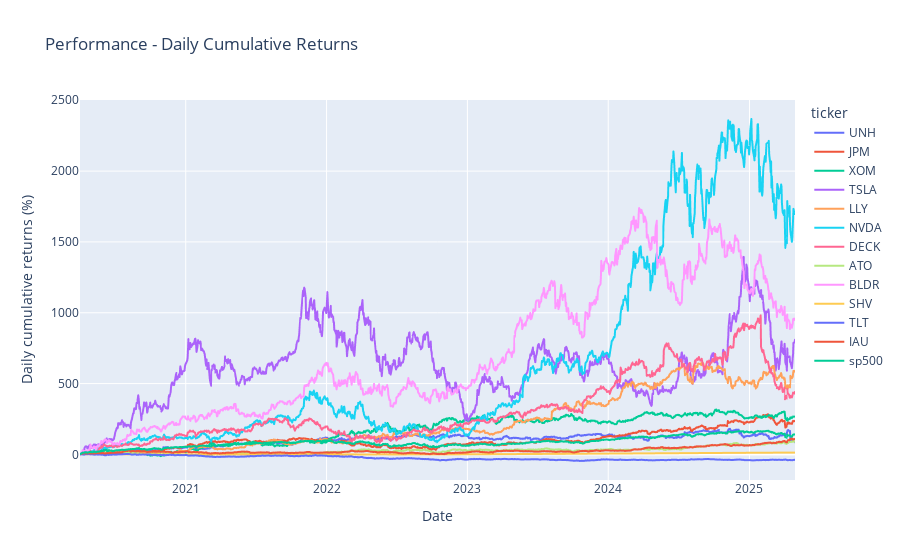

Notebook source saved alongside this figure:
### Code cell
fig = px.line(df2, x='Date',
              y='cum_return_pct', color='ticker',
              title='Performance - Daily Cumulative Returns',   
              labels={'cum_return_pct':'Daily cumulative returns (%)', })
fig.show()

### Figure 1 — Plotly figure (JSON) as saved in the notebook; plotly's stock layout.template omitted (floating-point values rounded to 4 significant figures; data arrays with more than 128 entries replaced by an {"elided": "..."} marker saying what was removed)
{"data": [{"hovertemplate": "ticker=UNH<br>Date=%{x}<br>Daily cumulative returns (%)=%{y}<extra></extra>", "legendgroup": "UNH", "line": {"color": "#636efa", "dash": "solid"}, "marker": {"symbol": "circle"}, "mode": "lines", "name": "UNH", "showlegend": true, "type": "scattergl", "x": {"elided": "1275 str values"}, "xaxis": "x", "y": {"elided": "1275 float values"}, "yaxis": "y"}, {"hovertemplate": "ticker=JPM<br>Date=%{x}<br>Daily cumulative returns (%)=%{y}<extra></extra>", "legendgroup": "JPM", "line": {"color": "#EF553B", "dash": "solid"}, "marker": {"symbol": "circle"}, "mode": "lines", "name": "JPM", "showlegend": true, "type": "scattergl", "x": {"elided": "1275 str values"}, "xaxis": "x", "y": {"elided": "1275 float values"}, "yaxis": "y"}, {"hovertemplate": "ticker=XOM<br>Date=%{x}<br>Daily cumulative returns (%)=%{y}<extra></extra>", "legendgroup": "XOM", "line": {"color": "#00cc96", "dash": "solid"}, "marker": {"symbol": "circle"}, "mode": "lines", "name": "XOM", "showlegend": true, "type": "scattergl", "x": {"elided": "1275 str values"}, "xaxis": "x", "y": {"elided": "1275 float values"}, "yaxis": "y"}, {"hovertemplate": "ticker=TSLA<br>Date=%{x}<br>Daily cumulative returns (%)=%{y}<extra></extra>", "legendgroup": "TSLA", "line": {"color": "#ab63fa", "dash": "solid"}, "marker": {"symbol": "circle"}, "mode": "lines", "name": "TSLA", "showlegend": true, "type": "scattergl", "x": {"elided": "1275 str values"}, "xaxis": "x", "y": {"elided": "1275 float values"}, "yaxis": "y"}, {"hovertemplate": "ticker=LLY<br>Date=%{x}<br>Daily cumulative returns (%)=%{y}<extra></extra>", "legendgroup": "LLY", "line": {"color": "#FFA15A", "dash": "solid"}, "marker": {"symbol": "circle"}, "mode": "lines", "name": "LLY", "showlegend": true, "type": "scattergl", "x": {"elided": "1275 str values"}, "xaxis": "x", "y": {"elided": "1275 float values"}, "yaxis": "y"}, {"hovertemplate": "ticker=NVDA<br>Date=%{x}<br>Daily cumulative returns (%)=%{y}<extra></extra>", "legendgroup": "NVDA", "line": {"color": "#19d3f3", "dash": "solid"}, "marker": {"symbol": "circle"}, "mode": "lines", "name": "NVDA", "showlegend": true, "type": "scattergl", "x": {"elided": "1275 str values"}, "xaxis": "x", "y": {"elided": "1275 float values"}, "yaxis": "y"}, {"hovertemplate": "ticker=DECK<br>Date=%{x}<br>Daily cumulative returns (%)=%{y}<extra></extra>", "legendgroup": "DECK", "line": {"color": "#FF6692", "dash": "solid"}, "marker": {"symbol": "circle"}, "mode": "lines", "name": "DECK", "showlegend": true, "type": "scattergl", "x": {"elided": "1275 str values"}, "xaxis": "x", "y": {"elided": "1275 float values"}, "yaxis": "y"}, {"hovertemplate": "ticker=ATO<br>Date=%{x}<br>Daily cumulative returns (%)=%{y}<extra></extra>", "legendgroup": "ATO", "line": {"color": "#B6E880", "dash": "solid"}, "marker": {"symbol": "circle"}, "mode": "lines", "name": "ATO", "showlegend": true, "type": "scattergl", "x": {"elided": "1275 str values"}, "xaxis": "x", "y": {"elided": "1275 float values"}, "yaxis": "y"}, {"hovertemplate": "ticker=BLDR<br>Date=%{x}<br>Daily cumulative returns (%)=%{y}<extra></extra>", "legendgroup": "BLDR", "line": {"color": "#FF97FF", "dash": "solid"}, "marker": {"symbol": "circle"}, "mode": "lines", "name": "BLDR", "showlegend": true, "type": "scattergl", "x": {"elided": "1275 str values"}, "xaxis": "x", "y": {"elided": "1275 float values"}, "yaxis": "y"}, {"hovertemplate": "ticker=SHV<br>Date=%{x}<br>Daily cumulative returns (%)=%{y}<extra></extra>", "legendgroup": "SHV", "line": {"color": "#FECB52", "dash": "solid"}, "marker": {"symbol": "circle"}, "mode": "lines", "name": "SHV", "showlegend": true, "type": "scattergl", "x": {"elided": "1275 str values"}, "xaxis": "x", "y": {"elided": "1275 float values"}, "yaxis": "y"}, {"hovertemplate": "ticker=TLT<br>Date=%{x}<br>Daily cumulative returns (%)=%{y}<extra></extra>", "legendgroup": "TLT", "line": {"color": "#636efa", "dash": "solid"}, "marker": {"symbol": "circle"}, "mode": "lines", "name": "TLT", "showlegend": true, "type": "scattergl", "x": {"elided": "1275 str values"}, "xaxis": "x", "y": {"elided": "1275 float values"}, "yaxis": "y"}, {"hovertemplate": "ticker=IAU<br>Date=%{x}<br>Daily cumulative returns (%)=%{y}<extra></extra>", "legendgroup": "IAU", "line": {"color": "#EF553B", "dash": "solid"}, "marker": {"symbol": "circle"}, "mode": "lines", "name": "IAU", "showlegend": true, "type": "scattergl", "x": {"elided": "1275 str values"}, "xaxis": "x", "y": {"elided": "1275 float values"}, "yaxis": "y"}, {"hovertemplate": "ticker=sp500<br>Date=%{x}<br>Daily cumulative returns (%)=%{y}<extra></extra>", "legendgroup": "sp500", "line": {"color": "#00cc96", "dash": "solid"}, "marker": {"symbol": "circle"}, "mode": "lines", "name": "sp500", "showlegend": true, "type": "scattergl", "x": {"elided": "1275 str values"}, "xaxis": "x", "y": {"elided": "1275 float values"}, "yaxis": "y"}], "layout": {"legend": {"title": {"text": "ticker"}, "tracegroupgap": 0}, "title": {"text": "Performance - Daily Cumulative Returns"}, "xaxis": {"anchor": "y", "domain": [0, 1], "title": {"text": "Date"}}, "yaxis": {"anchor": "x", "domain": [0, 1], "title": {"text": "Daily cumulative returns (%)"}}}}
